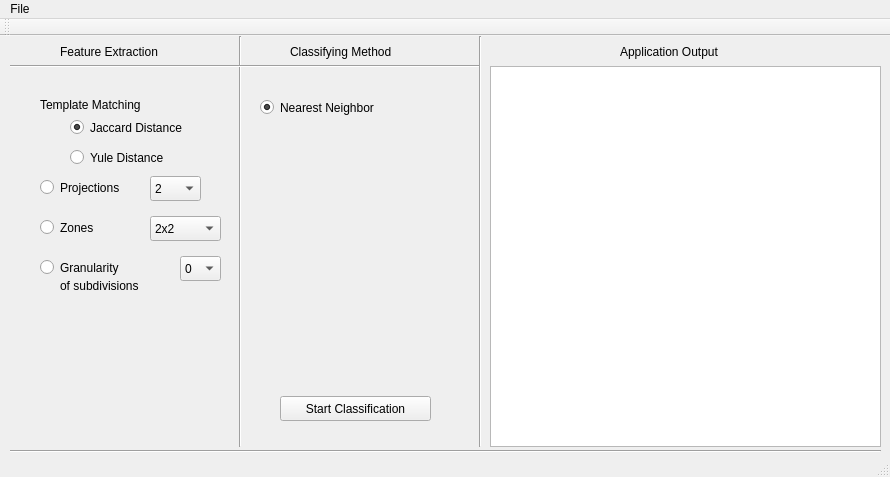
<?xml version="1.0" encoding="UTF-8"?>
<ui version="4.0">
 <class>MainWindow</class>
 <widget class="QMainWindow" name="MainWindow">
  <property name="geometry">
   <rect>
    <x>0</x>
    <y>0</y>
    <width>890</width>
    <height>477</height>
   </rect>
  </property>
  <property name="windowTitle">
   <string>OCR-2018</string>
  </property>
  <widget class="QWidget" name="centralWidget">
   <widget class="Line" name="line_3">
    <property name="geometry">
     <rect>
      <x>230</x>
      <y>0</y>
      <width>20</width>
      <height>411</height>
     </rect>
    </property>
    <property name="orientation">
     <enum>Qt::Vertical</enum>
    </property>
   </widget>
   <widget class="Line" name="line_4">
    <property name="geometry">
     <rect>
      <x>10</x>
      <y>5</y>
      <width>471</width>
      <height>51</height>
     </rect>
    </property>
    <property name="orientation">
     <enum>Qt::Horizontal</enum>
    </property>
   </widget>
   <widget class="QLabel" name="label">
    <property name="geometry">
     <rect>
      <x>60</x>
      <y>0</y>
      <width>131</width>
      <height>31</height>
     </rect>
    </property>
    <property name="text">
     <string>Feature Extraction</string>
    </property>
   </widget>
   <widget class="QLabel" name="label_2">
    <property name="geometry">
     <rect>
      <x>290</x>
      <y>0</y>
      <width>161</width>
      <height>31</height>
     </rect>
    </property>
    <property name="text">
     <string>Classifying Method</string>
    </property>
   </widget>
   <widget class="QTextBrowser" name="textBrowser">
    <property name="geometry">
     <rect>
      <x>490</x>
      <y>30</y>
      <width>391</width>
      <height>381</height>
     </rect>
    </property>
   </widget>
   <widget class="QRadioButton" name="jaccardButton">
    <property name="geometry">
     <rect>
      <x>70</x>
      <y>80</y>
      <width>161</width>
      <height>23</height>
     </rect>
    </property>
    <property name="text">
     <string>Jaccard Distance</string>
    </property>
    <property name="checked">
     <bool>true</bool>
    </property>
    <attribute name="buttonGroup">
     <string notr="true">buttonGroup</string>
    </attribute>
   </widget>
   <widget class="QRadioButton" name="yuleButton">
    <property name="geometry">
     <rect>
      <x>70</x>
      <y>110</y>
      <width>131</width>
      <height>23</height>
     </rect>
    </property>
    <property name="text">
     <string>Yule Distance</string>
    </property>
    <attribute name="buttonGroup">
     <string notr="true">buttonGroup</string>
    </attribute>
   </widget>
   <widget class="QRadioButton" name="projectionsButton">
    <property name="geometry">
     <rect>
      <x>40</x>
      <y>140</y>
      <width>112</width>
      <height>23</height>
     </rect>
    </property>
    <property name="text">
     <string>Projections</string>
    </property>
    <attribute name="buttonGroup">
     <string notr="true">buttonGroup</string>
    </attribute>
   </widget>
   <widget class="QRadioButton" name="zonesButton">
    <property name="geometry">
     <rect>
      <x>40</x>
      <y>180</y>
      <width>112</width>
      <height>23</height>
     </rect>
    </property>
    <property name="text">
     <string>Zones</string>
    </property>
    <attribute name="buttonGroup">
     <string notr="true">buttonGroup</string>
    </attribute>
   </widget>
   <widget class="QRadioButton" name="nnButton">
    <property name="geometry">
     <rect>
      <x>260</x>
      <y>60</y>
      <width>151</width>
      <height>23</height>
     </rect>
    </property>
    <property name="text">
     <string>Nearest Neighbor</string>
    </property>
    <property name="checkable">
     <bool>true</bool>
    </property>
    <property name="checked">
     <bool>true</bool>
    </property>
    <property name="autoExclusive">
     <bool>true</bool>
    </property>
    <attribute name="buttonGroup">
     <string notr="true">buttonGroup_2</string>
    </attribute>
   </widget>
   <widget class="QPushButton" name="startButton">
    <property name="geometry">
     <rect>
      <x>280</x>
      <y>360</y>
      <width>151</width>
      <height>25</height>
     </rect>
    </property>
    <property name="text">
     <string>Start Classification</string>
    </property>
   </widget>
   <widget class="QLabel" name="label_3">
    <property name="geometry">
     <rect>
      <x>620</x>
      <y>0</y>
      <width>161</width>
      <height>31</height>
     </rect>
    </property>
    <property name="text">
     <string>Application Output</string>
    </property>
   </widget>
   <widget class="QLabel" name="label_4">
    <property name="geometry">
     <rect>
      <x>40</x>
      <y>60</y>
      <width>141</width>
      <height>17</height>
     </rect>
    </property>
    <property name="text">
     <string>Template Matching</string>
    </property>
   </widget>
   <widget class="QComboBox" name="comboBox">
    <property name="geometry">
     <rect>
      <x>150</x>
      <y>140</y>
      <width>51</width>
      <height>25</height>
     </rect>
    </property>
    <item>
     <property name="text">
      <string>2</string>
     </property>
    </item>
    <item>
     <property name="text">
      <string>5</string>
     </property>
    </item>
    <item>
     <property name="text">
      <string>10</string>
     </property>
    </item>
    <item>
     <property name="text">
      <string>25</string>
     </property>
    </item>
    <item>
     <property name="text">
      <string>50</string>
     </property>
    </item>
   </widget>
   <widget class="QComboBox" name="comboBox_2">
    <property name="geometry">
     <rect>
      <x>150</x>
      <y>180</y>
      <width>71</width>
      <height>25</height>
     </rect>
    </property>
    <item>
     <property name="text">
      <string>2x2</string>
     </property>
    </item>
    <item>
     <property name="text">
      <string>5x5</string>
     </property>
    </item>
    <item>
     <property name="text">
      <string>10x10</string>
     </property>
    </item>
    <item>
     <property name="text">
      <string>25x25</string>
     </property>
    </item>
   </widget>
   <widget class="Line" name="line_5">
    <property name="geometry">
     <rect>
      <x>10</x>
      <y>390</y>
      <width>871</width>
      <height>51</height>
     </rect>
    </property>
    <property name="orientation">
     <enum>Qt::Horizontal</enum>
    </property>
   </widget>
   <widget class="Line" name="line">
    <property name="geometry">
     <rect>
      <x>470</x>
      <y>0</y>
      <width>20</width>
      <height>411</height>
     </rect>
    </property>
    <property name="orientation">
     <enum>Qt::Vertical</enum>
    </property>
   </widget>
   <widget class="QRadioButton" name="granButton">
    <property name="geometry">
     <rect>
      <x>40</x>
      <y>220</y>
      <width>161</width>
      <height>23</height>
     </rect>
    </property>
    <property name="text">
     <string>Granularity</string>
    </property>
    <attribute name="buttonGroup">
     <string notr="true">buttonGroup</string>
    </attribute>
   </widget>
   <widget class="QComboBox" name="comboBox_4">
    <property name="geometry">
     <rect>
      <x>180</x>
      <y>220</y>
      <width>41</width>
      <height>25</height>
     </rect>
    </property>
    <item>
     <property name="text">
      <string>0</string>
     </property>
    </item>
    <item>
     <property name="text">
      <string>1</string>
     </property>
    </item>
    <item>
     <property name="text">
      <string>2</string>
     </property>
    </item>
    <item>
     <property name="text">
      <string>3</string>
     </property>
    </item>
    <item>
     <property name="text">
      <string>4</string>
     </property>
    </item>
    <item>
     <property name="text">
      <string>5</string>
     </property>
    </item>
    <item>
     <property name="text">
      <string>6</string>
     </property>
    </item>
    <item>
     <property name="text">
      <string>7</string>
     </property>
    </item>
    <item>
     <property name="text">
      <string>8</string>
     </property>
    </item>
    <item>
     <property name="text">
      <string>9</string>
     </property>
    </item>
   </widget>
   <widget class="QLabel" name="label_5">
    <property name="geometry">
     <rect>
      <x>60</x>
      <y>240</y>
      <width>111</width>
      <height>20</height>
     </rect>
    </property>
    <property name="text">
     <string>of subdivisions</string>
    </property>
   </widget>
  </widget>
  <widget class="QMenuBar" name="menuBar">
   <property name="geometry">
    <rect>
     <x>0</x>
     <y>0</y>
     <width>890</width>
     <height>22</height>
    </rect>
   </property>
   <widget class="QMenu" name="menuOpen">
    <property name="title">
     <string>File</string>
    </property>
    <addaction name="actionOpen"/>
    <addaction name="actionExit"/>
   </widget>
   <addaction name="menuOpen"/>
  </widget>
  <widget class="QToolBar" name="mainToolBar">
   <attribute name="toolBarArea">
    <enum>TopToolBarArea</enum>
   </attribute>
   <attribute name="toolBarBreak">
    <bool>false</bool>
   </attribute>
  </widget>
  <widget class="QStatusBar" name="statusBar"/>
  <action name="actionOpen">
   <property name="text">
    <string>Open</string>
   </property>
  </action>
  <action name="actionExit">
   <property name="text">
    <string>Exit</string>
   </property>
  </action>
 </widget>
 <layoutdefault spacing="6" margin="11"/>
 <resources/>
 <connections/>
 <buttongroups>
  <buttongroup name="buttonGroup_2"/>
  <buttongroup name="buttonGroup"/>
 </buttongroups>
</ui>
